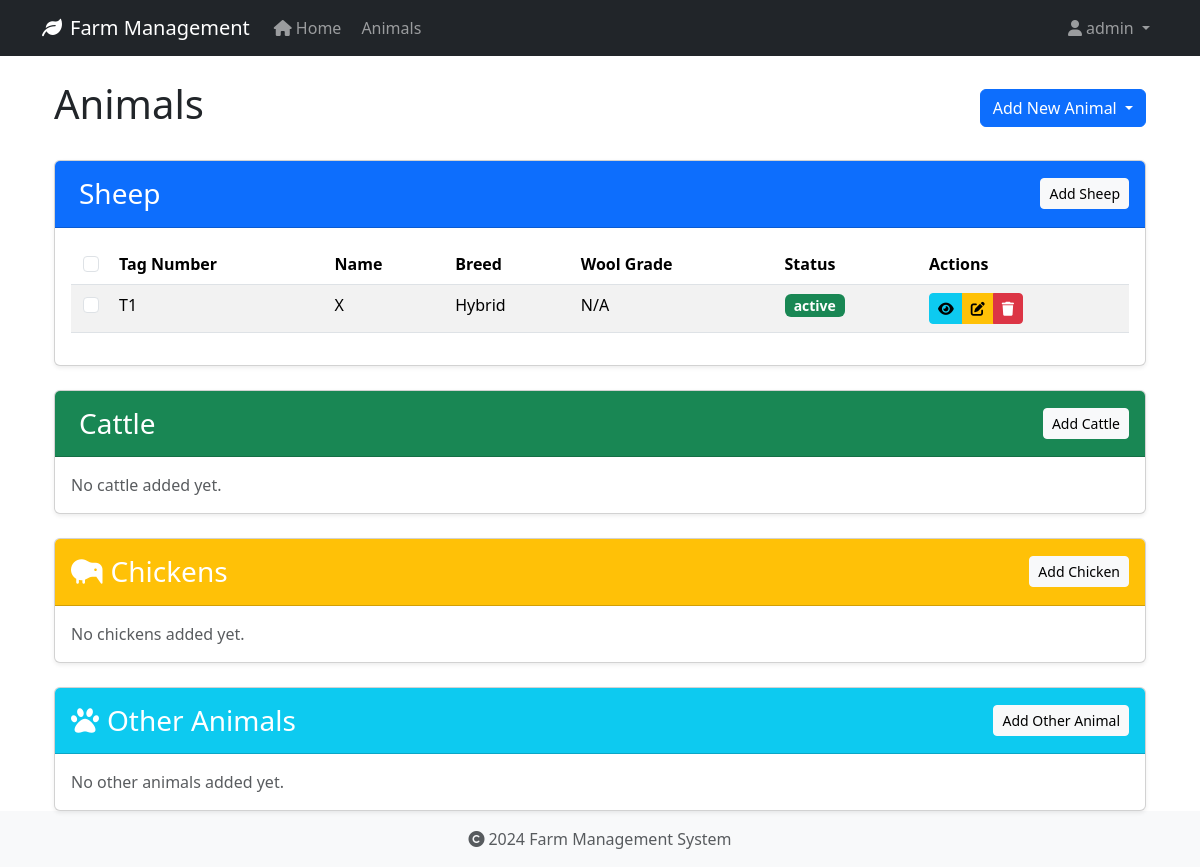
Page /animals/ (signed in) on the earlier database version.
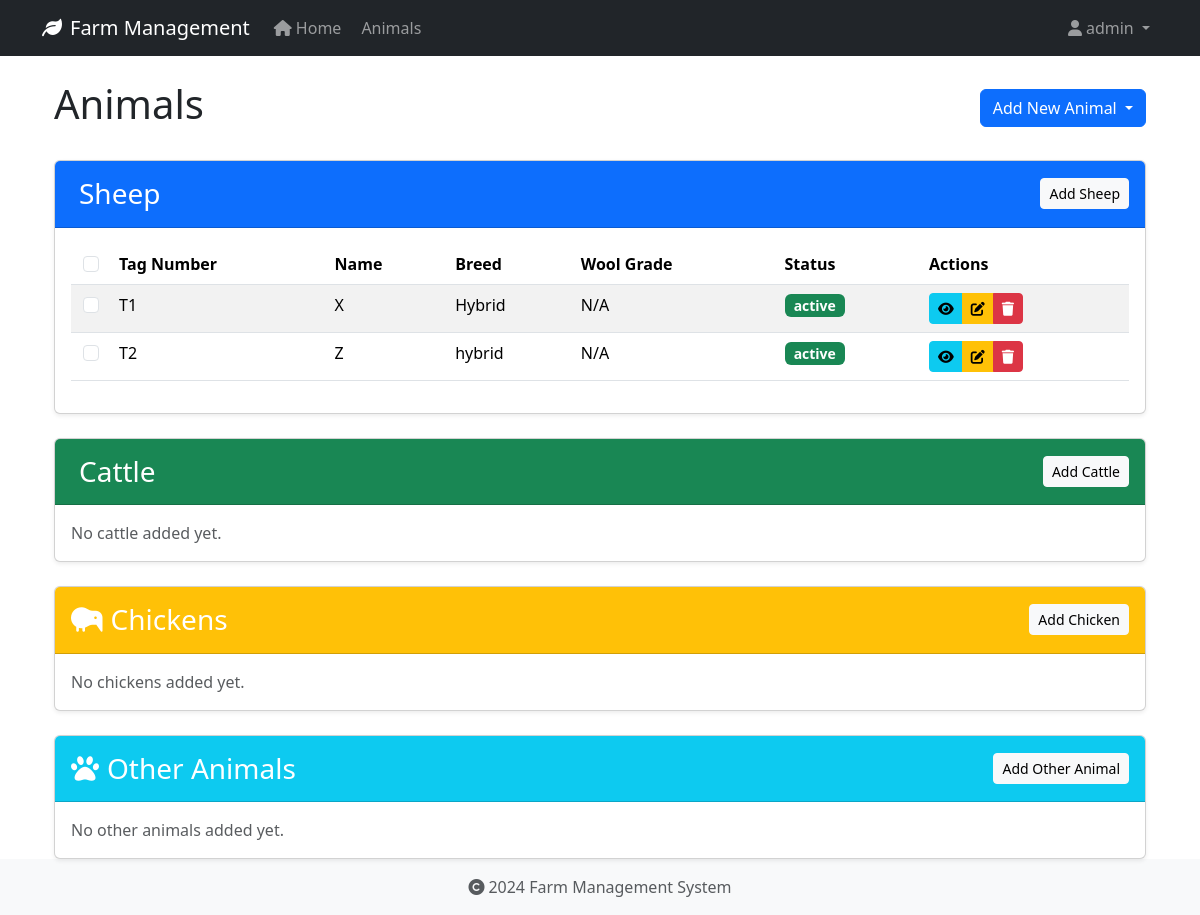
Same page on the later database version.
### app/models/animal.py (models this page shows, shortened)
class Animal(db.Model):
    id = db.Column(db.Integer, primary_key=True)
    tag_number = db.Column(db.String(50), unique=True, nullable=False, index=True)
    name = db.Column(db.String(100), nullable=True)  # Explicitly mark as nullable
    species = db.Column(db.String(50), nullable=False, index=True)
    breed = db.Column(db.String(50), nullable=True)
    date_of_birth = db.Column(db.Date, nullable=True)
    gender = db.Column(db.String(20), nullable=True)
    weight = db.Column(db.Float, nullable=True)
    status = db.Column(db.String(20), default='active', nullable=False)
    purchase_date = db.Column(db.Date, nullable=True)
    purchase_price = db.Column(db.Float, nullable=True)
    notes = db.Column(db.Text, nullable=True)
    created_at = db.Column(db.DateTime, default=datetime.utcnow, nullable=False)
    updated_at = db.Column(db.DateTime, default=datetime.utcnow, onupdate=datetime.utcnow, nullable=False)
    wool_type = db.Column(db.String(50), nullable=True)
    last_shearing = db.Column(db.Date, nullable=True)
    fleece_weight = db.Column(db.Float, nullable=True)
    wool_grade = db.Column(db.String(20), nullable=True)
    lambing_status = db.Column(db.String(50), nullable=True)
    lambing_date = db.Column(db.Date, nullable=True)
    milk_production = db.Column(db.Float, nullable=True)
    last_milking = db.Column(db.Date, nullable=True)  # Changed from DateTime to Date
    milk_quality = db.Column(db.String(20), nullable=True)
    calving_status = db.Column(db.String(50), nullable=True)
    calving_date = db.Column(db.Date, nullable=True)
    milk_fat_content = db.Column(db.Float, nullable=True)
    egg_production = db.Column(db.Integer, nullable=True)
    egg_color = db.Column(db.String(20), nullable=True)
    comb_type = db.Column(db.String(20), nullable=True)
    laying_status = db.Column(db.String(20), nullable=True)
    last_laying_date = db.Column(db.Date, nullable=True)
    egg_size = db.Column(db.String(20), nullable=True)
    category = db.Column(db.String(50), nullable=True)
    special_needs = db.Column(db.Text, nullable=True)
    diet_requirements = db.Column(db.Text, nullable=True)
    habitat = db.Column(db.String(100), nullable=True)
    health_records = db.relationship('HealthRecord', backref='animal', lazy=True, cascade='all, delete-orphan')

### app/routes/animals.py (the view)
@bp.route('/')
@login_required
def index():
    sheep_list = Animal.query.filter_by(species='Sheep').all()
    cattle_list = Animal.query.filter_by(species='Cattle').all()
    chicken_list = Animal.query.filter_by(species='Chicken').all()
    other_list = Animal.query.filter(Animal.species.notin_(['Sheep', 'Cattle', 'Chicken'])).all()
    return render_template('animals/index.html',
                         sheep_list=sheep_list,
                         cattle_list=cattle_list,
                         chicken_list=chicken_list,
                         other_list=other_list)

### app/models/user.py (called while the page is built)
@login_manager.user_loader
def load_user(user_id):
    return User.query.get(int(user_id))

### app/templates/animals/index.html (shortened to what the changed rows need)
{% extends "base.html" %}
{% block content %}
<div class="container">
    <div class="d-flex justify-content-between align-items-center mb-4">
        <h1>Animals</h1>
    </div>
    <div class="card mb-4" id="sheep-section">
        <div class="card-body">
            {% if sheep_list %}
            <div class="table-responsive">
                <table class="table table-striped table-hover" id="sheep-table">
                    <thead>
                        <tr>
                            <th class="text-center" style="width: 40px;">
                                <input type="checkbox" class="form-check-input select-all" data-animal-type="sheep">
                            </th>
                            <th>Tag Number</th>
                            <th>Name</th>
                            <th>Breed</th>
                            <th>Wool Grade</th>
                            <th>Status</th>
                            <th>Actions</th>
                        </tr>
                    </thead>
                    <tbody>
                        {% for animal in sheep_list %}
                        <tr>
                            <td class="text-center">
                                <input type="checkbox" class="form-check-input animal-select"
                                       data-animal-id="{{ animal.id }}"
                                       data-animal-type="sheep">
                            </td>
                            <td>{{ animal.tag_number }}</td>
                            <td>{{ animal.name or 'N/A' }}</td>
                            <td>{{ animal.breed or 'N/A' }}</td>
                            <td>{{ animal.wool_grade or 'N/A' }}</td>
                            <td>
                                <span class="badge {% if animal.status == 'active' %}bg-success{% elif animal.status == 'sold' %}bg-info{% else %}bg-secondary{% endif %}">
                                    {{ animal.status }}
                                </span>
                            </td>
                            <td>
                                <div class="btn-group btn-group-sm">
                                    <a href="{{ url_for('animals.view', id=animal.id) }}" class="btn btn-info" title="View">
                                        <i class="fas fa-eye"></i>
                                    </a>
                                    <a href="{{ url_for('animals.edit', id=animal.id) }}" class="btn btn-warning" title="Edit">
                                        <i class="fas fa-edit"></i>
                                    </a>
                                    <button type="button" class="btn btn-danger" title="Delete"
                                            onclick="confirmDelete('{{ animal.id }}', '{{ animal.tag_number }}', 'Sheep')">
                                        <i class="fas fa-trash"></i>
                                    </button>
                                </div>
                            </td>
                        </tr>
                        {% endfor %}
                    </tbody>
                </table>
            </div>
            {% else %}
            <p class="text-muted mb-0" id="sheep-empty-message">No sheep added yet.</p>
            {% endif %}
        </div>
    </div>
        </div>
        {% endblock content %}

Differences in the rows shown:
added Animal: tag_number "T2", name "Z", breed "hybrid", wool_grade "N/A", status "active"
